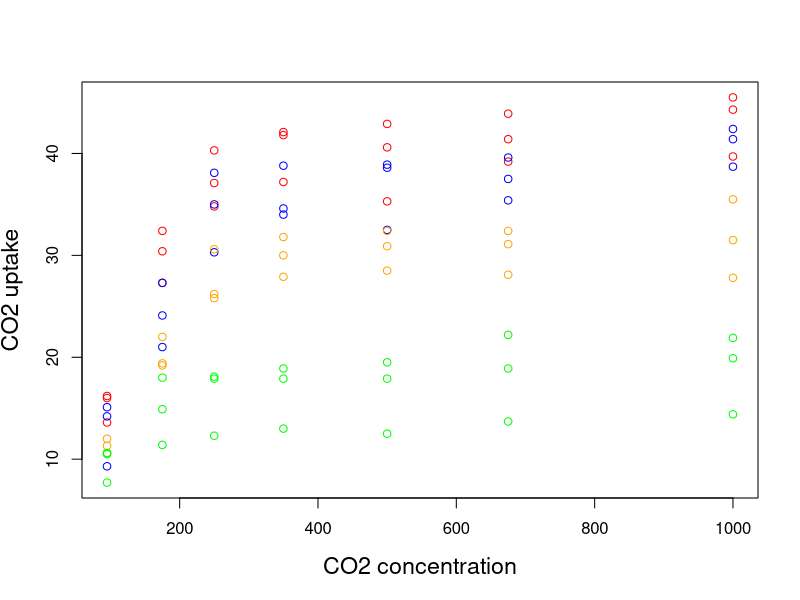
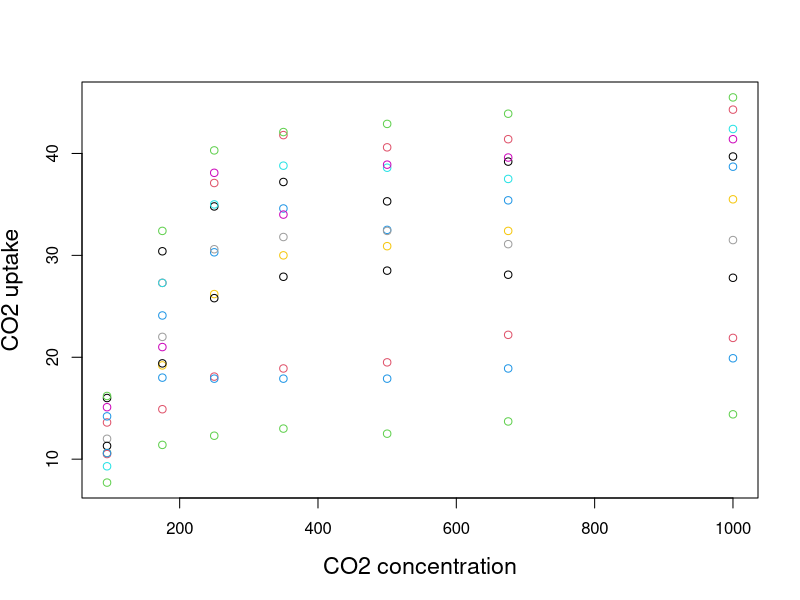
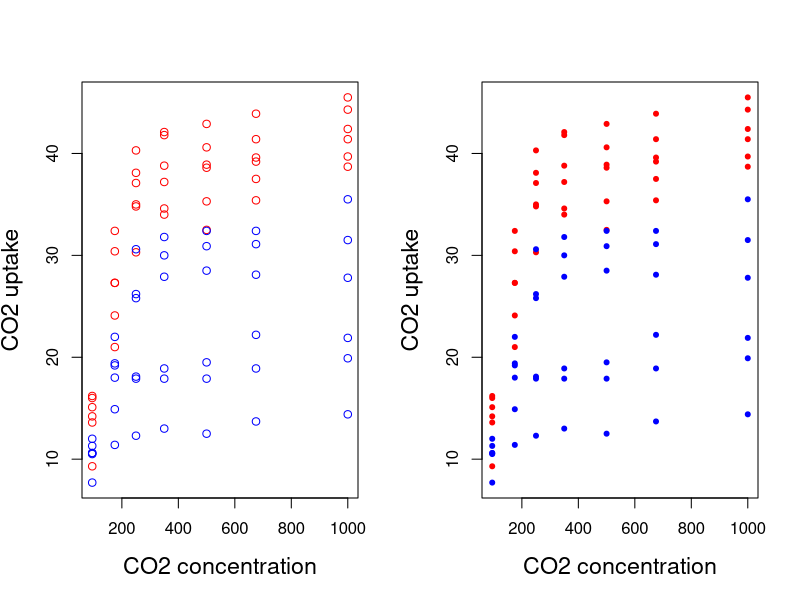

R code for these plots, in order:
## ---- chunk 1
knitr::opts_chunk$set(
  comment = "#>",
  collapse = TRUE,
  warning = FALSE,
  message = FALSE,
  fig.width = 8,
  fig.height = 6,
  fig.align = 'center',
  width = 120
)
mypar <- list(fg = "#303940", bg = "transparent", las = 1)
## ---- chunk 2
plot(x=CO2$conc, y=CO2$uptake, type="n", cex.lab=1.4, xlab="CO2 concentration", ylab="CO2 uptake") # Type "n" tells R to not actually plot the points.
 
for (i in 1:length(CO2[,1])) {
  if (CO2$Type[i] == "Quebec" & CO2$Treatment[i] == "nonchilled") {
    points(CO2$conc[i], CO2$uptake[i], col = "red")
  }
  if (CO2$Type[i] == "Quebec" & CO2$Treatment[i] == "chilled") {
    points(CO2$conc[i], CO2$uptake[i], col = "blue")
  }
  if (CO2$Type[i] == "Mississippi" & CO2$Treatment[i] == "nonchilled") {
    points(CO2$conc[i], CO2$uptake[i], col = "orange")
  }
  if (CO2$Type[i] == "Mississippi" & CO2$Treatment[i] == "chilled") {
    points(CO2$conc[i], CO2$uptake[i], col = "green")
  }
}
## ---- chunk 3
plot(x = CO2$conc, y = CO2$uptake, type = "n", cex.lab = 1.4, 
     xlab = "CO2 concentration", ylab = "CO2 uptake") 

plants <- unique(CO2$Plant)
 
for (i in 1:nrow(CO2)){
  for (p in 1:length(plants)) { 
    if (CO2$Plant[i] == plants[p]) {
      points(CO2$conc[i], CO2$uptake[i], col = p)
    }
  }
}

## ---- chunk 4
operations <- function(number1, number2, number3) {
  result <- (number1 + number2) * number3
  print(result)
}
 
operations(1, 2, 3)
## ---- chunk 5
print_animal <- function(animal) {
  if (animal == "dog") {
    print("woof")
  } else if (animal == "cat") {
    print("meow")
  }
}
## ---- chunk 6
Scruffy <- "dog"
Paws <- "cat"
 
print_animal(Scruffy)
 
print_animal(Paws)
## ---- chunk 7
operations <- function(number1, number2, number3 = 3) {
  result <- (number1 + number2) * number3
  print(result)
}
 
operations(1, 2, 3) # is equivalent to
operations(1, 2)
operations(1, 2, 2) # we can still change the value of number3 if needed
## ---- chunk 8
plot.CO2 <- function(CO2, ...) {
  plot(x = CO2$conc, y = CO2$uptake, type = "n", ...) 
 
  for (i in 1:length(CO2[,1])){
     if (CO2$Type[i] == "Quebec") {
       points(CO2$conc[i], CO2$uptake[i], col="red", type="p", ...) 
     } else if (CO2$Type[i] == "Mississippi") {
       points(CO2$conc[i], CO2$uptake[i], col="blue", type="p", ...) 
     }
  }
}
par(mfrow=c(1,2)) 
plot.CO2(CO2, cex.lab=1.4, xlab="CO2 concentration", ylab="CO2 uptake")
plot.CO2(CO2, cex.lab=1.4, xlab="CO2 concentration", ylab="CO2 uptake", pch=20)
## ---- chunk 9
sum2 <- function(...){
  args <- list(...)
  result <- 0
  for (i in args)  {
    result <- result + i
  }
  return (result)
}
 
sum2(2, 3)
sum2(2, 4, 5, 7688, 1)
## ---- chunk 10
myfun <- function(x) {
  if (x < 10) {
    0
  } else {
    10
  }
}

myfun(5)
myfun(15)
## ---- chunk 11
var1 <- 3     # var1 is defined outside our function
vartest <- function(var1) {
  print(var1) # print var1
}
vartest(8)    # Inside our function var1 is now our argument and takes its value
var1          # var1 still has the same value
